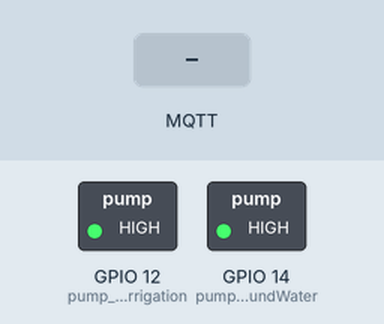
This sketch was run on a simulated ESP8266 (NodeMCU). Parts: switched loads named in the sketch (green lamp = pin HIGH). The test bench sets the inputs (shaded band). WiFi joins after 1.5 s; servers stay silent unless stated; no MQTT or app messages arrive unless stated; what the sketch prints to the serial monitor is not drawn.

Above: at 2.7 s.
2.8 s: MQTT message "1" arrives on the first subscribed topic
At 3.4 s:
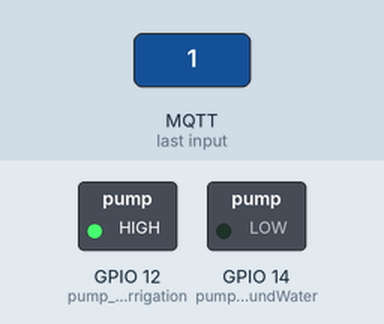
4.3 s: MQTT message "1" arrives on the second subscribed topic
At 4.6 s:
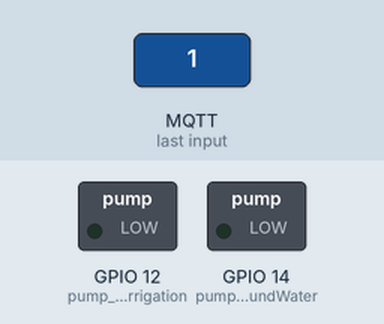
5.8 s: MQTT message "0" arrives on the first subscribed topic
At 6.9 s:
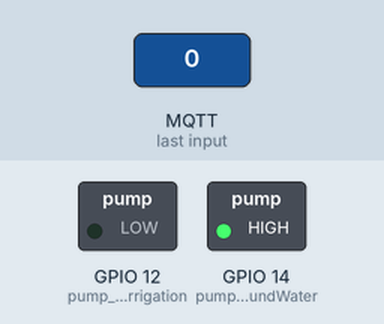
Timing chart, 0 to 8.8 s (numbered marks = the images above; inputs shaded):
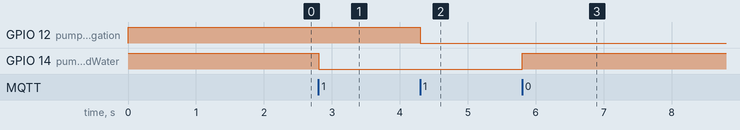

The sketch:

ultrasonic_mqtt.ino
```cpp
/*
********************************************
  Irrigation control system

  Author: Björn Makowe <bmakowe@users.noreply.github.com>
  Date: 24th February 2018

  Version: 1.0
********************************************
*/

#include <ESP8266WiFi.h>
#include <PubSubClient.h>


#define ultrasonic_echo         4 // D1
#define ultrasonic_trigger      5 // D2

#define pump_groundWater       14 // D5 groundwater pump
#define pump_gardenIrrigation  12 // D6 irrigation pump


const char* wifi_ssid = "...";
const char* wifi_password = "...";

const char* broker_uri = "openhabianpi";
const char* topic_groundwaterPump = "/italy/lestans/garden/irrigation/pumps/groundWater";
const char* topic_irrigationPump = "/italy/lestans/garden/irrigation/pumps/gardenIrrigation";
const char* topic_waterLevel = "/italy/lestans/garden/irrigation/sensors/waterLevel";


WiFiClient espClient;
PubSubClient client(espClient);
long lastMsg = 0;
char msg[50];
int value = 0;


void setup() {
  pinMode(ultrasonic_echo, INPUT);
  pinMode(ultrasonic_trigger, OUTPUT);

  pinMode(pump_groundWater, OUTPUT);
  digitalWrite(pump_groundWater, HIGH);

  pinMode(pump_gardenIrrigation, OUTPUT);
  digitalWrite(pump_gardenIrrigation, HIGH);


  Serial.begin(115200);

  setup_wifi();

  client.setServer(broker_uri, 1883);
  client.setCallback(callback);
}

void loop() {

  if (!client.connected()) {
    reconnect();
  }
  client.loop();

  long now = millis();

  if (now - lastMsg > 60000) {
    lastMsg = now;

    client.publish(topic_waterLevel, String(getDistance()).c_str());
  }
}

void setup_wifi() {
  delay(10);

  Serial.println("Connecting to ");
  Serial.print(wifi_ssid);

  WiFi.begin(wifi_ssid, wifi_password);

  while (WiFi.status() != WL_CONNECTED) {
    delay(500);
    Serial.print("...");
  }

  randomSeed(micros());

  Serial.println("connected");

  Serial.println();

  Serial.print("IP address: ");
  Serial.println(WiFi.localIP());
}

double getDistance() {
  double duration, distance;

  digitalWrite(ultrasonic_trigger, LOW);
  delayMicroseconds(2);

  digitalWrite(ultrasonic_trigger, HIGH);
  delayMicroseconds(10);

  digitalWrite(ultrasonic_trigger, LOW);

  duration = pulseIn(ultrasonic_echo, HIGH);

  distance = ((duration / 2) / 29.1) / 100;

  return distance;
}


void callback(char* topic, byte* payload, unsigned int length) {
  Serial.print("Message arrived [");
  Serial.print(topic);
  Serial.print("] ");

  for (int i = 0; i < length; i++) {
    Serial.print((char)payload[i]);
  }
  Serial.println();

  if(strcmp(topic,topic_groundwaterPump) == 0) {
    if ((char)payload[0] == '1') {
      Serial.println("Pump ground water on.");
      digitalWrite(pump_groundWater, LOW);

    } else if ((char)payload[0] == '0') {
      Serial.println("Pump ground water off.");
      digitalWrite(pump_groundWater, HIGH);
    }

  } else if(strcmp(topic,topic_irrigationPump) == 0) {
    if ((char)payload[0] == '1') {
      Serial.println("Pump garden irrigation on.");
      digitalWrite(pump_gardenIrrigation, LOW);

    } else if ((char)payload[0] == '0') {
      Serial.println("Pump garden irrigation off.");
      digitalWrite(pump_gardenIrrigation, HIGH);
    }
}
}

void reconnect() {
  while (!client.connected()) {
    Serial.print("Attempting MQTT connection...");

    String clientId = "Irrigation-Controller";

    if (client.connect(clientId.c_str())) {
      Serial.println("connected");

      client.subscribe(topic_groundwaterPump);
      client.subscribe(topic_irrigationPump);

    } else {
      Serial.print("failed, rc=");
      Serial.print(client.state());
      Serial.println(" try again in 5 seconds");

      delay(5000);
    }
  }
}
```

Measured:
- after the input at 2.8 s, GPIO 14 (pump_groundWater): HIGH → LOW at once
- after the input at 4.3 s, GPIO 12 (pump_gardenIrrigation): HIGH → LOW at once
- after the input at 5.8 s, GPIO 14 (pump_groundWater): LOW → HIGH at once
